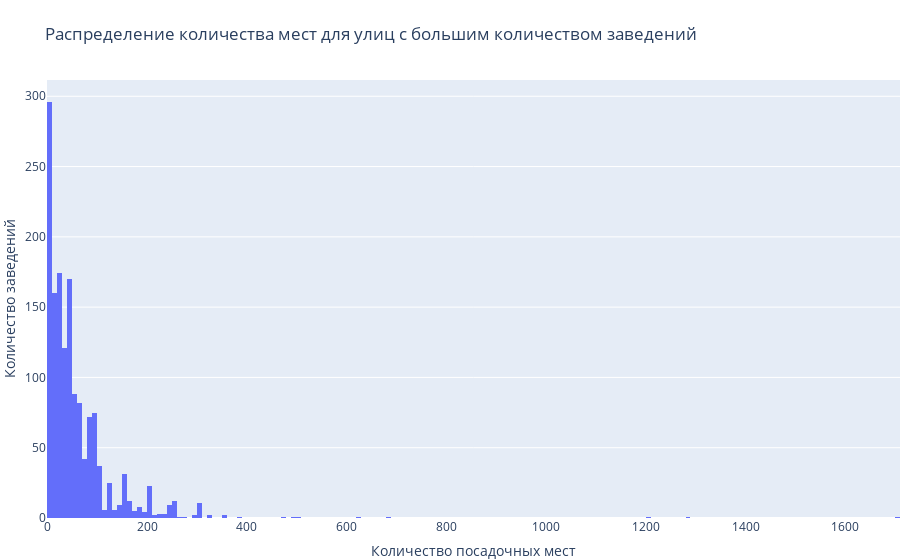

Notebook source saved alongside this figure:
### Code cell
fig = px.histogram(street_with_many_obj, x="number")
fig.update_layout(
                  title="Распределение количества мест для улиц с большим количеством заведений",
                  xaxis_title="Количество посадочных мест",
                  yaxis_title="Количество заведений",
                  margin=dict(l=0, r=0, t=80, b=0))
fig.show();

### Figure 1 — Plotly figure (JSON) as saved in the notebook; plotly's stock layout.template omitted (floating-point values rounded to 4 significant figures; data arrays with more than 128 entries replaced by an {"elided": "..."} marker saying what was removed)
{"data": [{"alignmentgroup": "True", "bingroup": "x", "hovertemplate": "number=%{x}<br>count=%{y}<extra></extra>", "legendgroup": "", "marker": {"color": "#636efa", "pattern": {"shape": ""}}, "name": "", "offsetgroup": "", "orientation": "v", "showlegend": false, "type": "histogram", "x": {"elided": "1503 int values"}, "xaxis": "x", "yaxis": "y"}], "layout": {"barmode": "relative", "legend": {"tracegroupgap": 0}, "margin": {"b": 0, "l": 0, "r": 0, "t": 80}, "title": {"text": "Распределение количества мест для улиц с большим количеством заведений"}, "xaxis": {"anchor": "y", "domain": [0, 1], "title": {"text": "Количество посадочных мест"}}, "yaxis": {"anchor": "x", "domain": [0, 1], "title": {"text": "Количество заведений"}}}}
